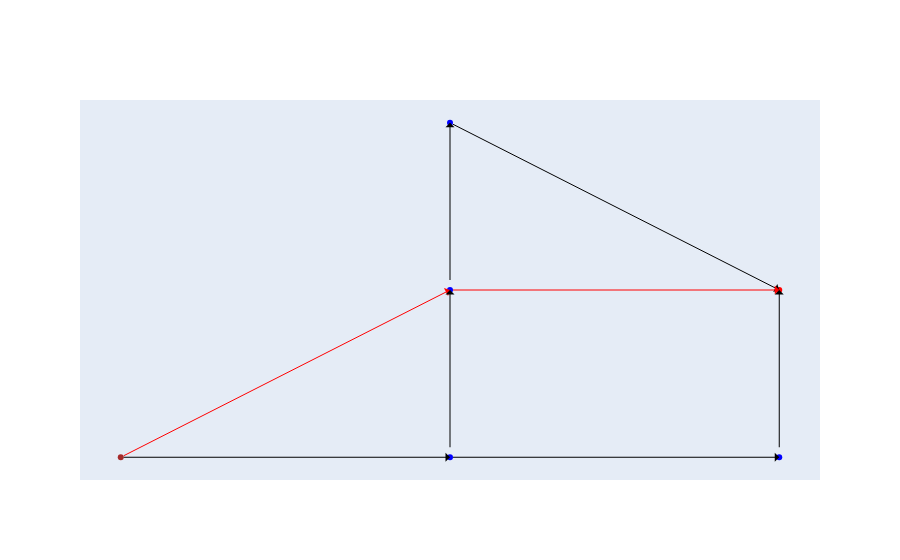

The notebook cell this image was saved under:
### Markdown cell above
6.2 Find the length of the shortest path from "cab" to "bat"

> *Answer*

### Code cell
"""
    Node color note:
    Brown: Start
    Blue: Pathway
    Red: End

    Source for the graph: https://stackoverflow.com/questions/51410283/how-to-efficiently-create-interactive-directed-network-graphs-with-arrows-on-p 
"""
graphs = {
    'x':[1, 2, 3, 2,   2, 3],
    'y':[1, 1, 1, 1.5, 2, 1.5]
}
# Edges
x0 = [1,   1,   2,   2,   2,   2,   2,   3]
y0 = [1,   1,   1,   1, 1.5,   2, 1.5,   1]
x1 = [2,   2,   3,   2,   2,   3,   3,   3]
y1 = [1, 1.5,   1, 1.5,   2, 1.5, 1.5, 1.5]

graphs = pd.DataFrame(graphs)
trace = go.Scatter(
    x=graphs.x,
    y=graphs.y,
    mode='markers',
    marker=dict(
        color=['brown'] + ['blue'] * (len(graphs)-2)  + ['red']
    )
)
arrows = [dict(
    ax=x0[i], ay=y0[i], 
    axref='x', ayref='y',
    x=x1[i], y=y1[i], 
    xref='x', yref='y',
    arrowsize=1.5,
    arrowcolor = 'red' if i in [1, 6] else 'black',
    showarrow=True, arrowhead=1,) for i in range(0, len(x0))]

fig = go.Figure(
    data=[trace],
    layout=go.Layout(
        annotations = 
            arrows
        , showlegend= False,
    )
)
fig.update_xaxes(showgrid=False, visible=False)
fig.update_yaxes(showgrid=False, visible=False)

fig.show()

### Figure 1 — Plotly figure (JSON) as saved in the notebook; plotly's stock layout.template omitted (floating-point values rounded to 4 significant figures)
{"data": [{"marker": {"color": ["brown", "blue", "blue", "blue", "blue", "red"]}, "mode": "markers", "type": "scatter", "x": [1, 2, 3, 2, 2, 3], "y": [1, 1, 1, 1.5, 2, 1.5]}], "layout": {"annotations": [{"arrowcolor": "black", "arrowhead": 1, "arrowsize": 1.5, "ax": 1, "axref": "x", "ay": 1, "ayref": "y", "showarrow": true, "x": 2, "xref": "x", "y": 1, "yref": "y"}, {"arrowcolor": "red", "arrowhead": 1, "arrowsize": 1.5, "ax": 1, "axref": "x", "ay": 1, "ayref": "y", "showarrow": true, "x": 2, "xref": "x", "y": 1.5, "yref": "y"}, {"arrowcolor": "black", "arrowhead": 1, "arrowsize": 1.5, "ax": 2, "axref": "x", "ay": 1, "ayref": "y", "showarrow": true, "x": 3, "xref": "x", "y": 1, "yref": "y"}, {"arrowcolor": "black", "arrowhead": 1, "arrowsize": 1.5, "ax": 2, "axref": "x", "ay": 1, "ayref": "y", "showarrow": true, "x": 2, "xref": "x", "y": 1.5, "yref": "y"}, {"arrowcolor": "black", "arrowhead": 1, "arrowsize": 1.5, "ax": 2, "axref": "x", "ay": 1.5, "ayref": "y", "showarrow": true, "x": 2, "xref": "x", "y": 2, "yref": "y"}, {"arrowcolor": "black", "arrowhead": 1, "arrowsize": 1.5, "ax": 2, "axref": "x", "ay": 2, "ayref": "y", "showarrow": true, "x": 3, "xref": "x", "y": 1.5, "yref": "y"}, {"arrowcolor": "red", "arrowhead": 1, "arrowsize": 1.5, "ax": 2, "axref": "x", "ay": 1.5, "ayref": "y", "showarrow": true, "x": 3, "xref": "x", "y": 1.5, "yref": "y"}, {"arrowcolor": "black", "arrowhead": 1, "arrowsize": 1.5, "ax": 3, "axref": "x", "ay": 1, "ayref": "y", "showarrow": true, "x": 3, "xref": "x", "y": 1.5, "yref": "y"}], "showlegend": false, "xaxis": {"showgrid": false, "visible": false}, "yaxis": {"showgrid": false, "visible": false}}}
